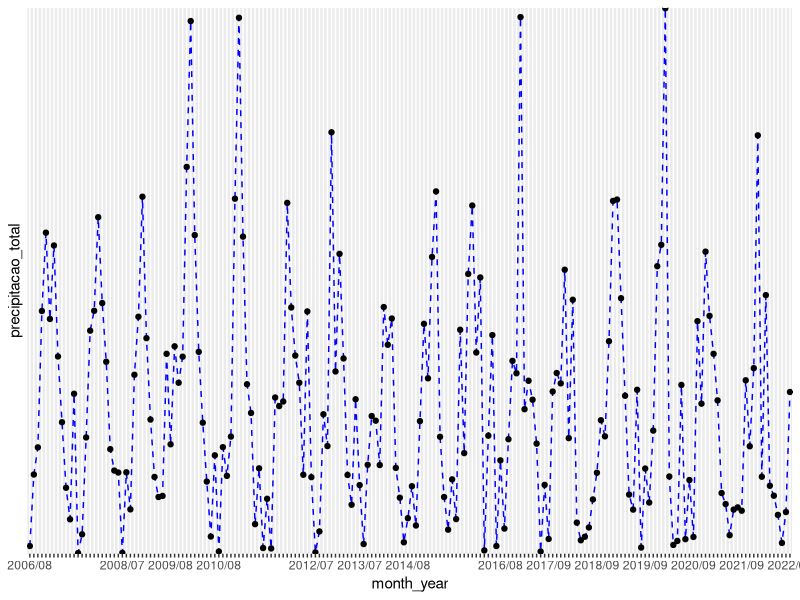
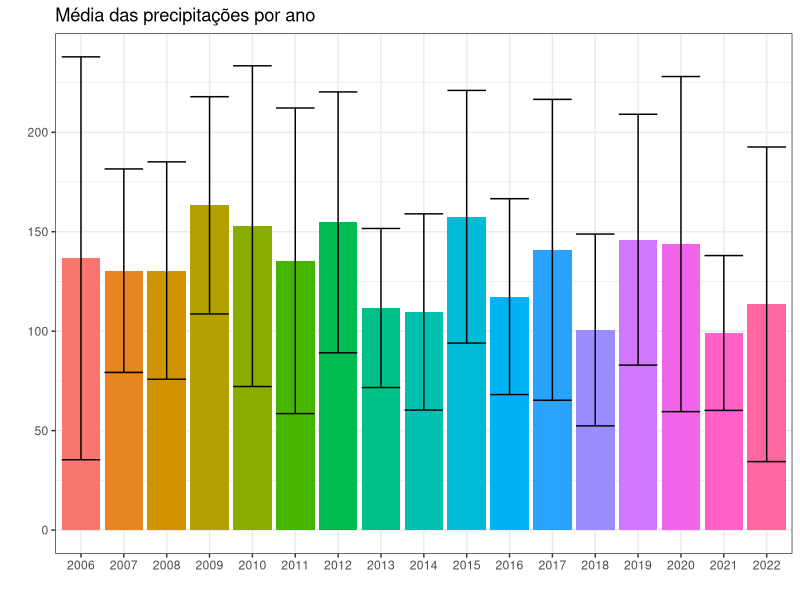

Recreate these plots in R, in order.
## ---- chunk 1
library(readr)

inmet0 <- read.csv2("Data/INMET_SP.csv", header = TRUE, sep = ";", dec = ",")

inmet <- na.omit(inmet0)
## ---- chunk 2

View(inmet)

## ---- chunk 3

str(inmet)

## ---- chunk 4

summary(inmet)

## ---- chunk 5
colnames(inmet)[c(1,2,3)] <- c("data","dias_de_precipitacao","precipitacao_total")

View(inmet)
## ---- chunk 6

month_year <- format(as.Date(inmet$data, format = "%d/%m/%Y"),"%Y/%m")

View(month_year)

library(ggplot2)

ggplot(inmet,
       aes(x = month_year, y = precipitacao_total)) +
       geom_line(linetype="dashed", color="blue", aes(group=1)) +
       geom_point() + 
        scale_x_discrete(guide = guide_axis(check.overlap = TRUE)) +
        scale_y_discrete(guide= guide_axis(check.overlap = TRUE))
## ---- chunk 7
ano <- format(as.Date(inmet$data, format = "%d/ %m/ %Y"),"%Y")
inmet_new <- cbind(inmet, ano)

View(inmet_new)
## ---- chunk 8

#Média das precipitações por ano

library(dplyr) #instalando o pacote para utilizar o operador pipe %>%

tabela_stats <- inmet_new %>%
  group_by(ano) %>%
  summarise(n_obs = n(), media = mean(precipitacao_total), desvio_padrao = sd(precipitacao_total)) %>% 
  mutate(erro = 1.96*desvio_padrao/sqrt(n_obs), 
         limite_superior = media + erro,
         limite_inferior = media - erro)

#Visualizando a tabela criada com os dados estatísticos

View(tabela_stats)
## ---- chunk 9

#Plotando os valores com seus respectivos erros
ggplot (data = tabela_stats, aes(x = ano, y = media, fill = ano)) +
  geom_col() +
  geom_errorbar(aes(ymin=limite_inferior, ymax=limite_superior)) +
  ggtitle("Média das precipitações por ano") +
  xlab("") +
  ylab("") +
  theme_bw() +
  theme(legend.position = "none")

